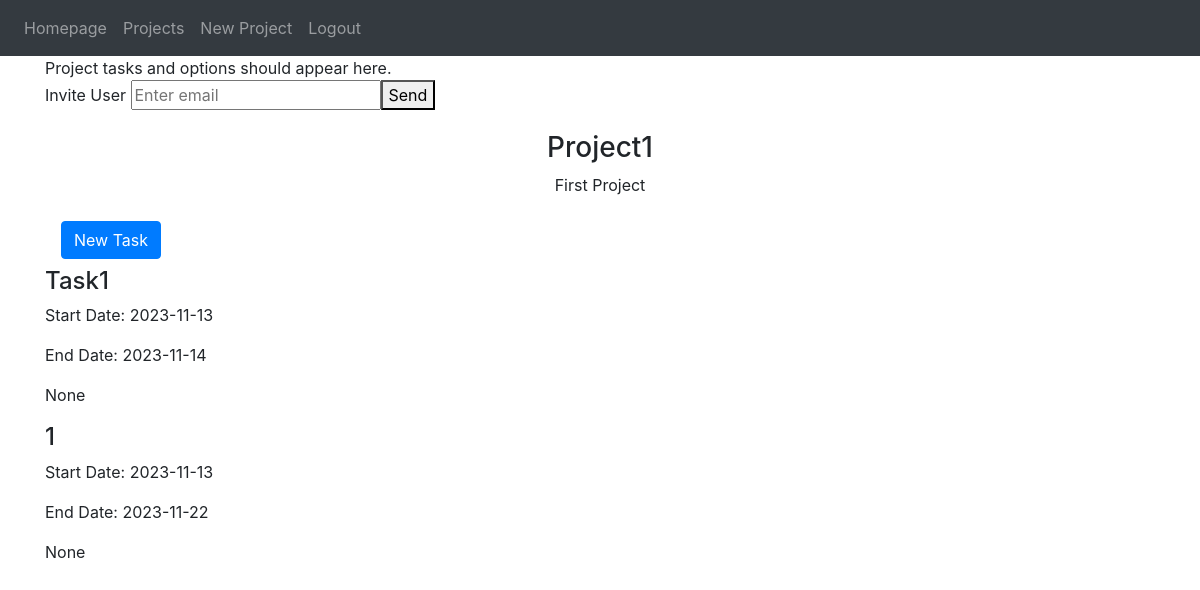
Screenshot of /project/1 (signed in) with the database file from the repository.
### website/models.py (models this page shows)
class Project(db.Model):
    id = db.Column(db.Integer, primary_key=True)
    name = db.Column(db.String(120))
    start_date = db.Column(db.DateTime(timezone=True), default=func.now)
    deadline = db.Column(db.DateTime(timezone=True), default=func.now)
    description = db.Column(db.String(9999))
    users = db.relationship('User', secondary='project_user_association', back_populates='projects')

class Task(db.Model):
    id = db.Column(db.Integer, primary_key=True)
    name = db.Column(db.String(120))
    assignee = db.Column(db.String(120))
    description = db.Column(db.String(9999))
    start_date = db.Column(db.DateTime(timezone=True), default=func.now)
    deadline = db.Column(db.DateTime(timezone=True), default=func.now)
    project_id = db.Column(db.Integer, db.ForeignKey('project.id'), nullable=False)
    project = db.relationship('Project', backref='tasks', lazy=True)

### website/auth.py (the view, shortened to what this page needs)
@auth.route('/project/<project_id>', methods=['GET', 'POST'])
def project(project_id):
    project = Project.query.filter(Project.id == project_id,).first()
    if not project:
        return "Page Not Found", 404
    elif not any(user.id == current_user.id for user in project.users):
        return "Access Denied", 403
    else:
        return render_template('project.html', user=current_user, project=project)

### website/__init__.py (called while the page is built)
def create_app():
    app = Flask(__name__)
    app.config['SECRET_KEY'] = 'abcd'
    app.config['SQLALCHEMY_DATABASE_URI'] = f'sqlite:///{DB_NAME}'
    db.init_app(app)
    from .views import views
    from .auth import auth
    app.register_blueprint(views, url_prefix='/')
    app.register_blueprint(auth, url_prefix='/')
    from .models import User, Task, Project
    with app.app_context():
        db.create_all()
    login_manager = LoginManager()
    login_manager.login_view = 'auth.login'
    login_manager.init_app(app)
    @login_manager.user_loader
    def load_user(id):
        return User.query.get(int(id))
    return app

### website/templates/project.html (shortened to what this page needs)
{% extends "base.html" %}
{% block content %}
Project tasks and options should appear here.
<form method="POST">
    <label>Invite User</label>
    <input
          type="email"
          id="new_user_email"
          name="new_user_email"
          placeholder="Enter email"
          style="width: 250px;"><button type="submit">Send</button>
</form>
<h3 align="center">{{ project.name }}</h3>
<p align="center">{{ project.description }}</p>
<a class="nav-item nav-link" href="{{ url_for('auth.new_task', project_id=project.id) }}">
    <button class="btn btn-primary">New Task</button>
</a>
{% for task in project.tasks %}
    <div class="task-details">
        <h4>{{ task.name }}</h4>
        <p>Start Date: {{ task.start_date.strftime('%Y-%m-%d') }}</p>
        <p>End Date: {{ task.deadline.strftime('%Y-%m-%d') }}</p>
        <p>{{ task.description }}</p>
    </div>
{% endfor %}
{% endblock %}

### rows the page displays
Project: name "Project1", description "First Project"
Task: name "Task1", start_date "2023-11-13", deadline "2023-11-14", description "None"
Task: name "1", start_date "2023-11-13", deadline "2023-11-22", description "None"
